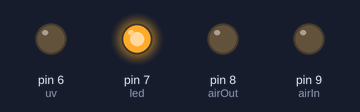
A sketch run on a simulated Arduino Uno, built with avr-gcc and run on an emulated ATmega328P. Shown: output pins drawn as LEDs (lit = HIGH).

Above: at 0.05 s.
At 2.15 s:
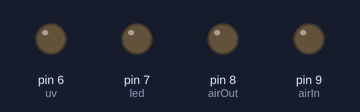
At 4.1 s:
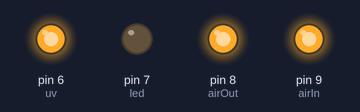
At 38.05 s:
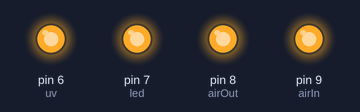
Timing chart, 0 to 39.6 s (numbered marks = the images above):
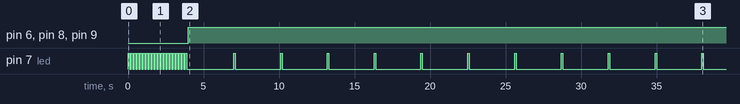

The sketch:

DRAFT_UV_and_Activated_charcoal_filter_for_PPEs.ino
```cpp
int uv = 6;
int led = 7;
int airIn = 9;
int airOut = 8;
void setup() {
  // put your setup code here, to run once:
pinMode(6,OUTPUT);
pinMode(7,OUTPUT);
pinMode(8,OUTPUT);
pinMode(9,OUTPUT);
}

void initiateOn(){
  digitalWrite(led,HIGH);
  delay(100);
  digitalWrite(led,LOW);
  delay(100);
}

void motorsOn(){
  digitalWrite(uv,HIGH);
  digitalWrite(led,LOW);
  digitalWrite(airIn,HIGH);
  digitalWrite(airOut,HIGH);
  delay(3000);
  digitalWrite(led,HIGH);
  delay(100);
}

void loop() {
  // put your main code here, to run repeatedly:
  for(int x = 0; x < 20; x++){
  initiateOn();
  }
start:
motorsOn();
goto start;
}
```

Measured:
- by itself, pin 6 (uv), pin 8 (airOut), pin 9 (airIn): LOW → HIGH at 4.0 s
- by itself, pin 7 (led): goes 19 × (HIGH 0.10 s, LOW 0.10 s), 11 × (HIGH 0.10 s, LOW 3.1 s), HIGH 0.10 s, then LOW
